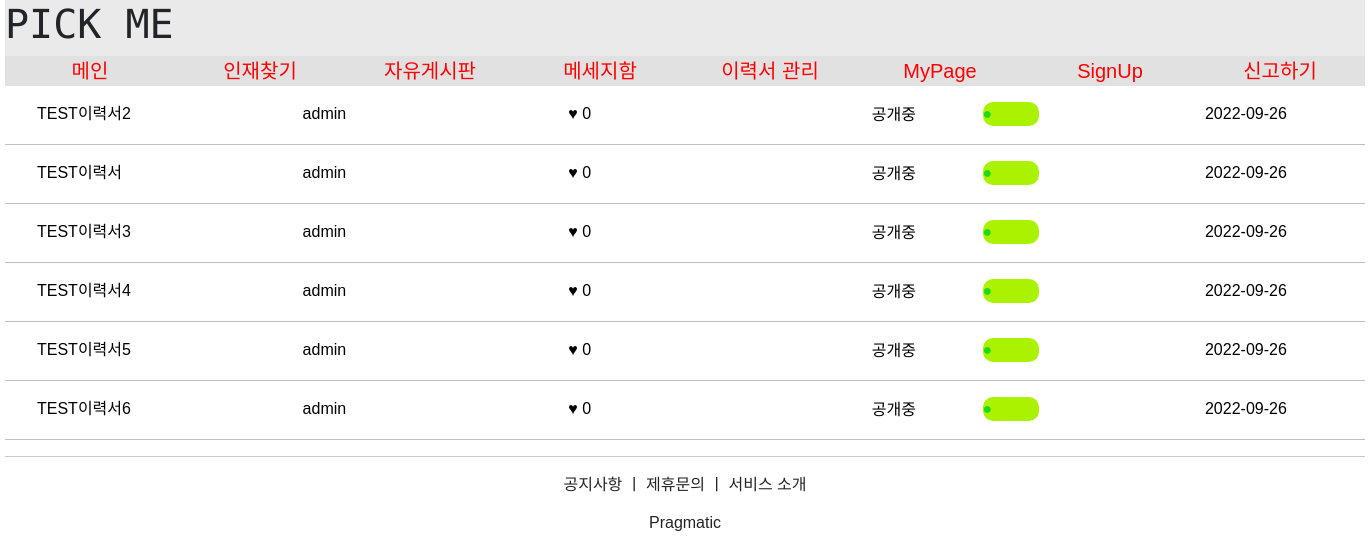
The app's page /resume/list_resume/0/1/ with its own data.
### resumeapp/models.py (models this page shows)
class Resume_Title(models.Model):
    resume_title = models.ForeignKey(MyUser, on_delete=models.CASCADE, related_name='resume_title')
    resume_title_detail = models.CharField(max_length=2000)
    resume_date = models.DateField(auto_now=True)
    resume_Time = models.TimeField(auto_now=True)
    resume_open = models.IntegerField(default=1)
    like_vote = models.IntegerField(default=0)

### accountapp/models.py (models this page shows)
class MyUser(AbstractUser):
    nickname = models.CharField(max_length=20, unique=True)
    company_group = models.CharField(max_length=100)
    company_number = models.CharField(max_length=200)
    company_name = models.CharField(max_length=200)
    company_ceo = models.CharField(max_length=100)
    company_logo = models.FileField(upload_to='company_logo/', null=True, blank=True)
    company_phone_number = models.CharField(max_length=100)
    company_paper = models.FileField(upload_to='company_paper/', null=True, blank=True)
    sos_report = models.IntegerField(default=0)

### resumeapp/views.py (the view, shortened to what this page needs)
# urls.py: path('list_resume/<int:title>/<int:pk>/', views.list_resume, name='list_resume'),
def list_resume(request, title, pk):
    temp_user = MyUser.objects.filter(pk=pk)
    for user_test in temp_user:
        for temp in temp_user:
            temp_resume = Resume_Title.objects.filter(resume_title=temp)
        context = {}
        context['pk'] = pk
        context['resume'] = temp_resume
    return render(request, 'list_resume.html', context)

### resumeapp/templates/list_resume.html (shortened to what this page needs)
{% extends 'base3.html' %}
{% block content %}
    {% load static %}
    <link rel="stylesheet" href="{% static 'css/list_resume.css' %}">
    <div class="content">
        {% for list in resume %}
            <a href="{% url 'resumeapp:detail_resume' title=list.pk %}">
                <ul class="mini_content">
                    <li style="height:1.5rem; overflow:hidden; text-overflow:ellipsis;">{{ list.resume_title_detail }}</li>
                    <li>{{ list.resume_title }}</li>
                    <li>♥ {{ list.like_vote }}</li>
                    <li>
                        {% if list.resume_open == 1 %}
                            <form action="{% url 'resumeapp:list_resume' title=list.pk pk=pk %}" method="post" enctype="multipart/form-data">
                                <ul class="mini_ul">
                                    <li>
                                        <input type="submit" value="공개중" id="answer04{{list.pk}}" name="resume_submit1" style="background-color:transparent; border:0px transparent solid;">
                                    </li>
                                    <li>
                                        <label for="answer04{{list.pk}}" class="open_green_box">
                                            <div class="open_green">●</div>
                                        </label>
                                    </li>
                                </ul>
                            </form>
                        {% endif %}
                    </li>
                    <li>
                        <div class="date_css">
                            {{ list.resume_date|date:"Y-m-d" }}
                        </div>
                    </li>
                </ul>
                <hr>
            </a>
        {% endfor %}
    </div>
{% endblock %}

### static/css/list_resume.css (style rules this page uses)
* { font-family: 'Noto Sans KR', sans-serif; }
.content { width: 85rem; margin:auto; }
.content > a { color:#000000; }
.mini_content { display:flex; }
.mini_content > li { flex:1; list-style:none; }
.date_css { margin-left:auto; width:10rem; }
.mini_ul { display:flex; }
.mini_ul > li { flex:1; list-style:none; }
.open_green_box { border:none; font-weight:bold; background:#ABF200; width:3.5rem; height:1.5rem; border-radius:10px; }
.open_green { color:#1DDB16; }

### templates/head3.html (style rules this page uses)
a { text-decoration:none }

### records on screen
Resume_Title: resume_title_detail "TEST이력서2", resume_title "admin", like_vote "0", resume_date "2022-09-26"
Resume_Title: resume_title_detail "TEST이력서", resume_title "admin", like_vote "0", resume_date "2022-09-26"
Resume_Title: resume_title_detail "TEST이력서3", resume_title "admin", like_vote "0", resume_date "2022-09-26"
Resume_Title: resume_title_detail "TEST이력서4", resume_title "admin", like_vote "0", resume_date "2022-09-26"
Resume_Title: resume_title_detail "TEST이력서5", resume_title "admin", like_vote "0", resume_date "2022-09-26"
Resume_Title: resume_title_detail "TEST이력서6", resume_title "admin", like_vote "0", resume_date "2022-09-26"
